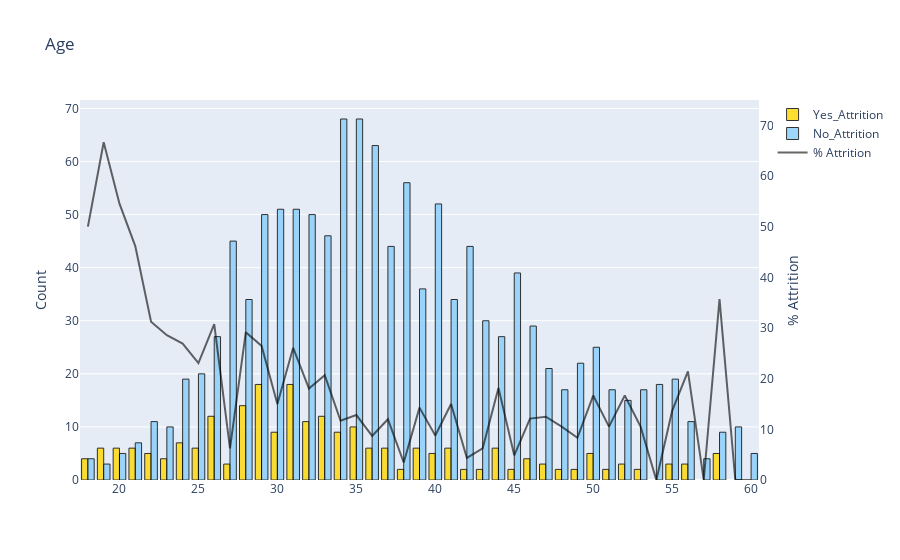

Here is the notebook cell this chart was saved with:
### Markdown cell above
## what is effect of age on attrition ?

### Code cell
barplot('Age', False)

### Figure 1 — Plotly figure (JSON) as saved in the notebook; plotly's stock layout.template omitted (floating-point values rounded to 4 significant figures)
{"data": [{"marker": {"color": "gold", "line": {"color": "#000000", "width": 1}}, "name": "Yes_Attrition", "opacity": 0.8, "type": "bar", "x": [31, 29, 28, 33, 26, 32, 35, 30, 34, 24, 19, 36, 37, 39, 41, 25, 44, 21, 20, 50, 40, 58, 22, 18, 23, 46, 56, 55, 47, 27, 52, 51, 53, 38, 49, 45, 43, 42, 48], "y": [18, 18, 14, 12, 12, 11, 10, 9, 9, 7, 6, 6, 6, 6, 6, 6, 6, 6, 6, 5, 5, 5, 5, 4, 4, 4, 3, 3, 3, 3, 3, 2, 2, 2, 2, 2, 2, 2, 2]}, {"marker": {"color": "lightskyblue", "line": {"color": "#000000", "width": 1}}, "name": "No_Attrition", "opacity": 0.8, "type": "bar", "x": [35, 34, 36, 38, 40, 30, 31, 32, 29, 33, 27, 37, 42, 45, 39, 28, 41, 43, 46, 26, 44, 50, 49, 47, 25, 24, 55, 54, 48, 51, 53, 52, 56, 22, 59, 23, 58, 21, 60, 20, 57, 18, 19], "y": [68, 68, 63, 56, 52, 51, 51, 50, 50, 46, 45, 44, 44, 39, 36, 34, 34, 30, 29, 27, 27, 25, 22, 21, 20, 19, 19, 18, 17, 17, 17, 15, 11, 11, 10, 10, 9, 7, 5, 5, 4, 4, 3]}, {"marker": {"color": "black", "line": {"color": "#000000", "width": 0.5}}, "name": "% Attrition", "opacity": 0.6, "type": "scatter", "x": [18, 19, 20, 21, 22, 23, 24, 25, 26, 27, 28, 29, 30, 31, 32, 33, 34, 35, 36, 37, 38, 39, 40, 41, 42, 43, 44, 45, 46, 47, 48, 49, 50, 51, 52, 53, 54, 55, 56, 57, 58, 59, 60], "y": [50, 66.67, 54.55, 46.15, 31.25, 28.57, 26.92, 23.08, 30.77, 6.25, 29.17, 26.47, 15, 26.09, 18.03, 20.69, 11.69, 12.82, 8.696, 12, 3.448, 14.29, 8.772, 15, 4.348, 6.25, 18.18, 4.878, 12.12, 12.5, 10.53, 8.333, 16.67, 10.53, 16.67, 10.53, 0, 13.64, 21.43, 0, 35.71, 0, 0], "yaxis": "y2"}], "layout": {"title": {"text": "Age"}, "yaxis": {"title": {"text": "Count"}}, "yaxis2": {"anchor": "x", "overlaying": "y", "range": [0, 75], "showgrid": false, "side": "right", "title": {"text": "% Attrition"}, "zeroline": false}}}
